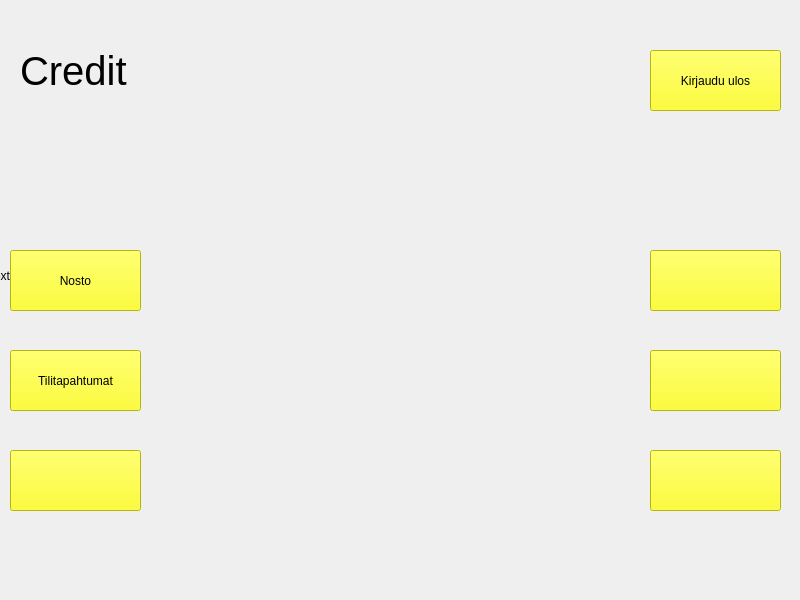
<?xml version="1.0" encoding="UTF-8"?>
<ui version="4.0">
 <class>CreditWindow</class>
 <widget class="QMainWindow" name="CreditWindow">
  <property name="geometry">
   <rect>
    <x>0</x>
    <y>0</y>
    <width>800</width>
    <height>600</height>
   </rect>
  </property>
  <property name="windowTitle">
   <string>MainWindow</string>
  </property>
  <widget class="QWidget" name="centralwidget">
   <widget class="QPushButton" name="btnNosto">
    <property name="geometry">
     <rect>
      <x>10</x>
      <y>250</y>
      <width>131</width>
      <height>61</height>
     </rect>
    </property>
    <property name="styleSheet">
     <string notr="true">background-color: rgb(255, 255, 0);
font: 16pt &quot;Segoe UI&quot;;
color: black;</string>
    </property>
    <property name="text">
     <string>Nosto</string>
    </property>
   </widget>
   <widget class="QPushButton" name="btnTilitapahtumat">
    <property name="geometry">
     <rect>
      <x>10</x>
      <y>350</y>
      <width>131</width>
      <height>61</height>
     </rect>
    </property>
    <property name="styleSheet">
     <string notr="true">background-color: rgb(255, 255, 0);
font: 14pt &quot;Segoe UI&quot;;
color: black;</string>
    </property>
    <property name="text">
     <string>Tilitapahtumat</string>
    </property>
   </widget>
   <widget class="QPushButton" name="pushButton_3">
    <property name="geometry">
     <rect>
      <x>10</x>
      <y>450</y>
      <width>131</width>
      <height>61</height>
     </rect>
    </property>
    <property name="styleSheet">
     <string notr="true">background-color: rgb(255, 255, 0);
font: 16pt &quot;Segoe UI&quot;;
color: black;</string>
    </property>
    <property name="text">
     <string/>
    </property>
   </widget>
   <widget class="QPushButton" name="pushButton_4">
    <property name="geometry">
     <rect>
      <x>650</x>
      <y>250</y>
      <width>131</width>
      <height>61</height>
     </rect>
    </property>
    <property name="styleSheet">
     <string notr="true">background-color: rgb(255, 255, 0);
font: 16pt &quot;Segoe UI&quot;;
color: black;</string>
    </property>
    <property name="text">
     <string/>
    </property>
   </widget>
   <widget class="QPushButton" name="pushButton_5">
    <property name="geometry">
     <rect>
      <x>650</x>
      <y>350</y>
      <width>131</width>
      <height>61</height>
     </rect>
    </property>
    <property name="styleSheet">
     <string notr="true">background-color: rgb(255, 255, 0);
font: 16pt &quot;Segoe UI&quot;;
color: black;</string>
    </property>
    <property name="text">
     <string/>
    </property>
   </widget>
   <widget class="QPushButton" name="pushButton_6">
    <property name="geometry">
     <rect>
      <x>650</x>
      <y>450</y>
      <width>131</width>
      <height>61</height>
     </rect>
    </property>
    <property name="styleSheet">
     <string notr="true">background-color: rgb(255, 255, 0);
font: 16pt &quot;Segoe UI&quot;;
color: black;</string>
    </property>
    <property name="text">
     <string/>
    </property>
   </widget>
   <widget class="QPushButton" name="btnKirjauduUlos">
    <property name="geometry">
     <rect>
      <x>650</x>
      <y>50</y>
      <width>131</width>
      <height>61</height>
     </rect>
    </property>
    <property name="styleSheet">
     <string notr="true">background-color: rgb(255, 255, 0);
font: 16pt &quot;Segoe UI&quot;;
color: black;</string>
    </property>
    <property name="text">
     <string>Kirjaudu ulos</string>
    </property>
   </widget>
   <widget class="QLabel" name="label">
    <property name="geometry">
     <rect>
      <x>20</x>
      <y>50</y>
      <width>151</width>
      <height>41</height>
     </rect>
    </property>
    <property name="font">
     <font>
      <family>Segoe UI</family>
      <pointsize>30</pointsize>
      <italic>false</italic>
      <bold>false</bold>
     </font>
    </property>
    <property name="styleSheet">
     <string notr="true">color:black;
font: 30pt &quot;Segoe UI&quot;;</string>
    </property>
    <property name="text">
     <string>Credit</string>
    </property>
   </widget>
   <widget class="QLabel" name="taustakuva">
    <property name="geometry">
     <rect>
      <x>-12</x>
      <y>-35</y>
      <width>821</width>
      <height>621</height>
     </rect>
    </property>
    <property name="styleSheet">
     <string notr="true">background-image: url(:/images/creditwindow1.png);</string>
    </property>
    <property name="text">
     <string>TextLabel</string>
    </property>
   </widget>
   <zorder>taustakuva</zorder>
   <zorder>btnNosto</zorder>
   <zorder>btnTilitapahtumat</zorder>
   <zorder>pushButton_3</zorder>
   <zorder>pushButton_4</zorder>
   <zorder>pushButton_5</zorder>
   <zorder>pushButton_6</zorder>
   <zorder>btnKirjauduUlos</zorder>
   <zorder>label</zorder>
  </widget>
  <widget class="QMenuBar" name="menubar">
   <property name="geometry">
    <rect>
     <x>0</x>
     <y>0</y>
     <width>800</width>
     <height>17</height>
    </rect>
   </property>
  </widget>
 </widget>
 <resources/>
 <connections/>
</ui>
